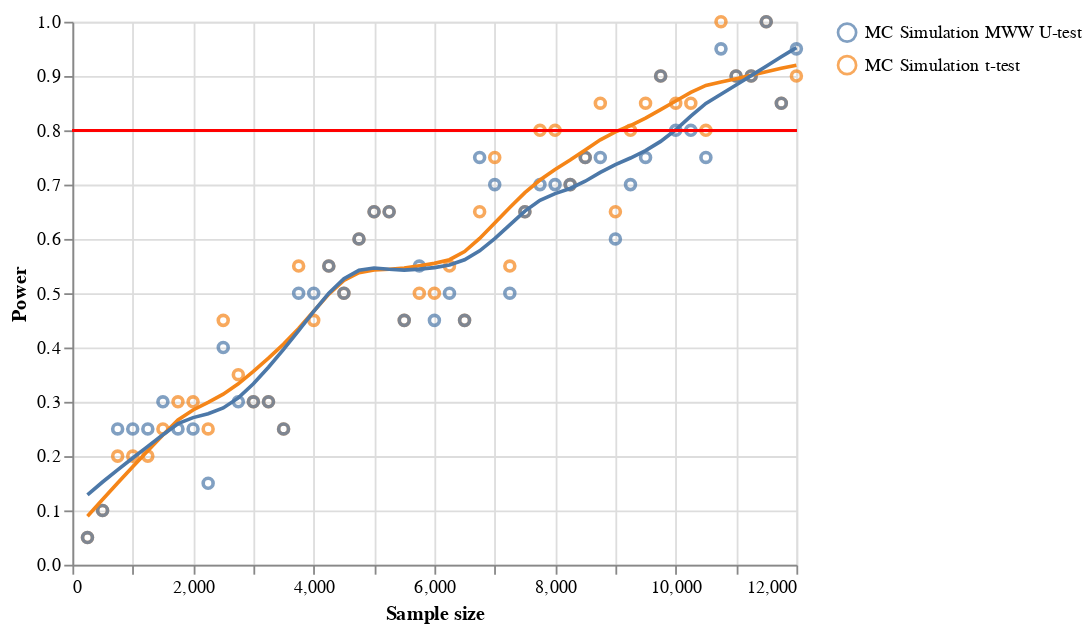

Source (notebook cell):
### Code cell
newdata = norm.rvs(loc=20, scale=10, size=12000)
data = get_power_dist(newdata, 250, 12000, 250)
plot_power_graph(data)

### Figure 1 — Vega-Lite specification as saved in the notebook (floating-point values rounded to 4 significant figures)
{"config": {"view": {"continuousWidth": 400, "continuousHeight": 300}}, "layer": [{"mark": "point", "encoding": {"color": {"type": "nominal", "field": "test", "legend": {"title": ""}}, "x": {"type": "quantitative", "axis": {"title": "Sample size"}, "field": "sample_size"}, "y": {"type": "quantitative", "axis": {"title": "Power"}, "field": "power"}}}, {"mark": "line", "encoding": {"color": {"type": "nominal", "field": "test", "legend": {"title": ""}}, "x": {"type": "quantitative", "axis": {"title": "Sample size"}, "field": "sample_size"}, "y": {"type": "quantitative", "axis": {"title": "Power"}, "field": "power"}}, "transform": [{"loess": "power", "on": "sample_size", "groupby": ["test"]}]}, {"mark": {"type": "rule", "color": "red"}, "encoding": {"y": {"type": "quantitative", "axis": {"title": ""}, "field": "a"}}, "transform": [{"calculate": "0.8", "as": "a"}]}], "data": {"name": "data-bce2fede69098cb0a1b6491dc6ad6367"}, "$schema": "https://vega.github.io/schema/vega-lite/v4.0.2.json", "datasets": {"data-bce2fede69098cb0a1b6491dc6ad6367": [{"sample_size": 250.0, "test": "MC Simulation t-test", "power": 0.05}, {"sample_size": 500.0, "test": "MC Simulation t-test", "power": 0.1}, {"sample_size": 750.0, "test": "MC Simulation t-test", "power": 0.2}, {"sample_size": 1000.0, "test": "MC Simulation t-test", "power": 0.2}, {"sample_size": 1250.0, "test": "MC Simulation t-test", "power": 0.2}, {"sample_size": 1500.0, "test": "MC Simulation t-test", "power": 0.25}, {"sample_size": 1750.0, "test": "MC Simulation t-test", "power": 0.3}, {"sample_size": 2000.0, "test": "MC Simulation t-test", "power": 0.3}, {"sample_size": 2250.0, "test": "MC Simulation t-test", "power": 0.25}, {"sample_size": 2500.0, "test": "MC Simulation t-test", "power": 0.45}, {"sample_size": 2750.0, "test": "MC Simulation t-test", "power": 0.35}, {"sample_size": 3000.0, "test": "MC Simulation t-test", "power": 0.3}, {"sample_size": 3250.0, "test": "MC Simulation t-test", "power": 0.3}, {"sample_size": 3500.0, "test": "MC Simulation t-test", "power": 0.25}, {"sample_size": 3750.0, "test": "MC Simulation t-test", "power": 0.55}, {"sample_size": 4000.0, "test": "MC Simulation t-test", "power": 0.45}, {"sample_size": 4250.0, "test": "MC Simulation t-test", "power": 0.55}, {"sample_size": 4500.0, "test": "MC Simulation t-test", "power": 0.5}, {"sample_size": 4750.0, "test": "MC Simulation t-test", "power": 0.6}, {"sample_size": 5000.0, "test": "MC Simulation t-test", "power": 0.65}, {"sample_size": 5250.0, "test": "MC Simulation t-test", "power": 0.65}, {"sample_size": 5500.0, "test": "MC Simulation t-test", "power": 0.45}, {"sample_size": 5750.0, "test": "MC Simulation t-test", "power": 0.5}, {"sample_size": 6000.0, "test": "MC Simulation t-test", "power": 0.5}, {"sample_size": 6250.0, "test": "MC Simulation t-test", "power": 0.55}, {"sample_size": 6500.0, "test": "MC Simulation t-test", "power": 0.45}, {"sample_size": 6750.0, "test": "MC Simulation t-test", "power": 0.65}, {"sample_size": 7000.0, "test": "MC Simulation t-test", "power": 0.75}, {"sample_size": 7250.0, "test": "MC Simulation t-test", "power": 0.55}, {"sample_size": 7500.0, "test": "MC Simulation t-test", "power": 0.65}, {"sample_size": 7750.0, "test": "MC Simulation t-test", "power": 0.8}, {"sample_size": 8000.0, "test": "MC Simulation t-test", "power": 0.8}, {"sample_size": 8250.0, "test": "MC Simulation t-test", "power": 0.7}, {"sample_size": 8500.0, "test": "MC Simulation t-test", "power": 0.75}, {"sample_size": 8750.0, "test": "MC Simulation t-test", "power": 0.85}, {"sample_size": 9000.0, "test": "MC Simulation t-test", "power": 0.65}, {"sample_size": 9250.0, "test": "MC Simulation t-test", "power": 0.8}, {"sample_size": 9500.0, "test": "MC Simulation t-test", "power": 0.85}, {"sample_size": 9750.0, "test": "MC Simulation t-test", "power": 0.9}, {"sample_size": 10000.0, "test": "MC Simulation t-test", "power": 0.85}, {"sample_size": 10250.0, "test": "MC Simulation t-test", "power": 0.85}, {"sample_size": 10500.0, "test": "MC Simulation t-test", "power": 0.8}, {"sample_size": 10750.0, "test": "MC Simulation t-test", "power": 1.0}, {"sample_size": 11000.0, "test": "MC Simulation t-test", "power": 0.9}, {"sample_size": 11250.0, "test": "MC Simulation t-test", "power": 0.9}, {"sample_size": 11500.0, "test": "MC Simulation t-test", "power": 1.0}, {"sample_size": 11750.0, "test": "MC Simulation t-test", "power": 0.85}, {"sample_size": 12000.0, "test": "MC Simulation t-test", "power": 0.9}, {"sample_size": 250.0, "test": "MC Simulation MWW U-test", "power": 0.05}, {"sample_size": 500.0, "test": "MC Simulation MWW U-test", "power": 0.1}, {"sample_size": 750.0, "test": "MC Simulation MWW U-test", "power": 0.25}, {"sample_size": 1000.0, "test": "MC Simulation MWW U-test", "power": 0.25}, {"sample_size": 1250.0, "test": "MC Simulation MWW U-test", "power": 0.25}, {"sample_size": 1500.0, "test": "MC Simulation MWW U-test", "power": 0.3}, {"sample_size": 1750.0, "test": "MC Simulation MWW U-test", "power": 0.25}, {"sample_size": 2000.0, "test": "MC Simulation MWW U-test", "power": 0.25}, {"sample_size": 2250.0, "test": "MC Simulation MWW U-test", "power": 0.15}, {"sample_size": 2500.0, "test": "MC Simulation MWW U-test", "power": 0.4}, {"sample_size": 2750.0, "test": "MC Simulation MWW U-test", "power": 0.3}, {"sample_size": 3000.0, "test": "MC Simulation MWW U-test", "power": 0.3}, {"sample_size": 3250.0, "test": "MC Simulation MWW U-test", "power": 0.3}, {"sample_size": 3500.0, "test": "MC Simulation MWW U-test", "power": 0.25}, {"sample_size": 3750.0, "test": "MC Simulation MWW U-test", "power": 0.5}, {"sample_size": 4000.0, "test": "MC Simulation MWW U-test", "power": 0.5}, {"sample_size": 4250.0, "test": "MC Simulation MWW U-test", "power": 0.55}, {"sample_size": 4500.0, "test": "MC Simulation MWW U-test", "power": 0.5}, {"sample_size": 4750.0, "test": "MC Simulation MWW U-test", "power": 0.6}, {"sample_size": 5000.0, "test": "MC Simulation MWW U-test", "power": 0.65}, {"sample_size": 5250.0, "test": "MC Simulation MWW U-test", "power": 0.65}, {"sample_size": 5500.0, "test": "MC Simulation MWW U-test", "power": 0.45}, {"sample_size": 5750.0, "test": "MC Simulation MWW U-test", "power": 0.55}, {"sample_size": 6000.0, "test": "MC Simulation MWW U-test", "power": 0.45}, {"sample_size": 6250.0, "test": "MC Simulation MWW U-test", "power": 0.5}, {"sample_size": 6500.0, "test": "MC Simulation MWW U-test", "power": 0.45}, {"sample_size": 6750.0, "test": "MC Simulation MWW U-test", "power": 0.75}, {"sample_size": 7000.0, "test": "MC Simulation MWW U-test", "power": 0.7}, {"sample_size": 7250.0, "test": "MC Simulation MWW U-test", "power": 0.5}, {"sample_size": 7500.0, "test": "MC Simulation MWW U-test", "power": 0.65}, {"sample_size": 7750.0, "test": "MC Simulation MWW U-test", "power": 0.7}, {"sample_size": 8000.0, "test": "MC Simulation MWW U-test", "power": 0.7}, {"sample_size": 8250.0, "test": "MC Simulation MWW U-test", "power": 0.7}, {"sample_size": 8500.0, "test": "MC Simulation MWW U-test", "power": 0.75}, {"sample_size": 8750.0, "test": "MC Simulation MWW U-test", "power": 0.75}, {"sample_size": 9000.0, "test": "MC Simulation MWW U-test", "power": 0.6}, {"sample_size": 9250.0, "test": "MC Simulation MWW U-test", "power": 0.7}, {"sample_size": 9500.0, "test": "MC Simulation MWW U-test", "power": 0.75}, {"sample_size": 9750.0, "test": "MC Simulation MWW U-test", "power": 0.9}, {"sample_size": 10000.0, "test": "MC Simulation MWW U-test", "power": 0.8}, {"sample_size": 10250.0, "test": "MC Simulation MWW U-test", "power": 0.8}, {"sample_size": 10500.0, "test": "MC Simulation MWW U-test", "power": 0.75}, {"sample_size": 10750.0, "test": "MC Simulation MWW U-test", "power": 0.95}, {"sample_size": 11000.0, "test": "MC Simulation MWW U-test", "power": 0.9}, {"sample_size": 11250.0, "test": "MC Simulation MWW U-test", "power": 0.9}, {"sample_size": 11500.0, "test": "MC Simulation MWW U-test", "power": 1.0}, {"sample_size": 11750.0, "test": "MC Simulation MWW U-test", "power": 0.85}, {"sample_size": 12000.0, "test": "MC Simulation MWW U-test", "power": 0.95}]}}
